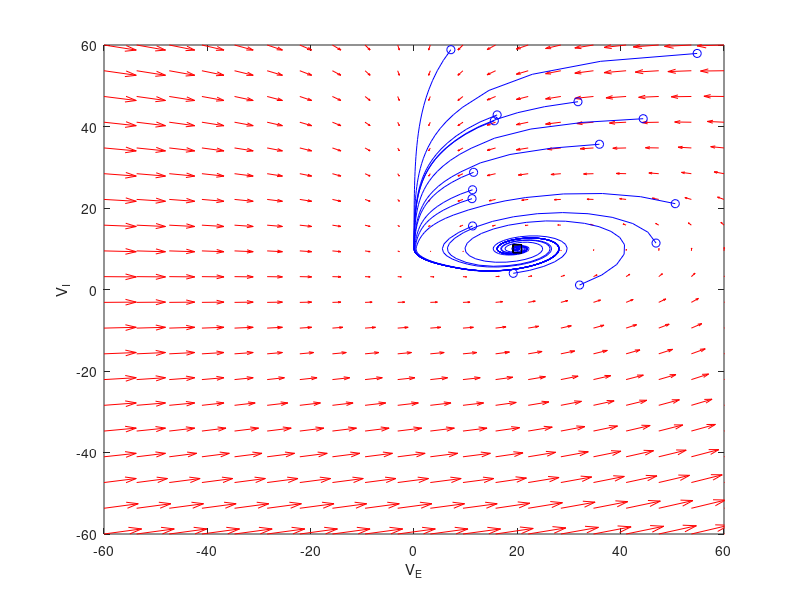

Source code (MATLAB): (Note: this script raises an error after producing the figure.)
clc
clear
figure
% initial parameters
noip = 15;
interval = 60;
Mee = 1;
Mei = -1;
Mie = 1;
Mii = 0;
Ye = -10;
Yi = 10;
Te = 0.01;
Ti = 0.05;
% rectification applied to f
f = @(t,Y) [(-Y(1)+((Mee*Y(1)+Mei*Y(2)-Ye)+abs(Mee*Y(1)+Mei*Y(2)-Ye))/2)/Te;(-Y(2)+((Mie*Y(1)+Mii*Y(2)-Yi)+abs(Mie*Y(1)+Mii*Y(2)-Yi))/2)/Ti];
y1 = linspace(-interval,interval,20);
y2 = linspace(-interval,interval,20);
% creates two matrices one for all the x-values on the grid, and one for
% all the y-values on the grid. Note that x and y are matrices of the same
% size and shape, in this case 20 rows and 20 columns
[x,y] = meshgrid(y1,y2);
u = zeros(size(x));
v = zeros(size(x));
% we can use a single loop over each element to compute the derivatives at
% each point (y1, y2)
t=0; % we want the derivatives at each point at t=0, i.e. the starting time
for i = 1:numel(x)
Yprime = f(t,[x(i); y(i)]);
u(i) = Yprime(1);
v(i) = Yprime(2);
end
quiver(x,y,u,v,'r');
xlabel('V_E')
ylabel('V_I')
% axis tight equal;
hold on
for i = 1:noip
[ts,ys] = ode45(f,[0,50],[rand()*interval; ...
rand()*interval]);
plot(ys(:,1),ys(:,2),'b')
plot(ys(1,1),ys(1,2),'bo') % starting point
plot(ys(end,1),ys(end,2),'ks') % ending point
xlim([-interval interval]);
ylim([-interval interval]);
end
syms t
fplot((t+Ye-Mee*t)/Mei,'m','LineWidth',2);
fplot((Yi-Mie*t)/(Mii-1),'g','LineWidth',2);
title("phase plane")
hold('off')